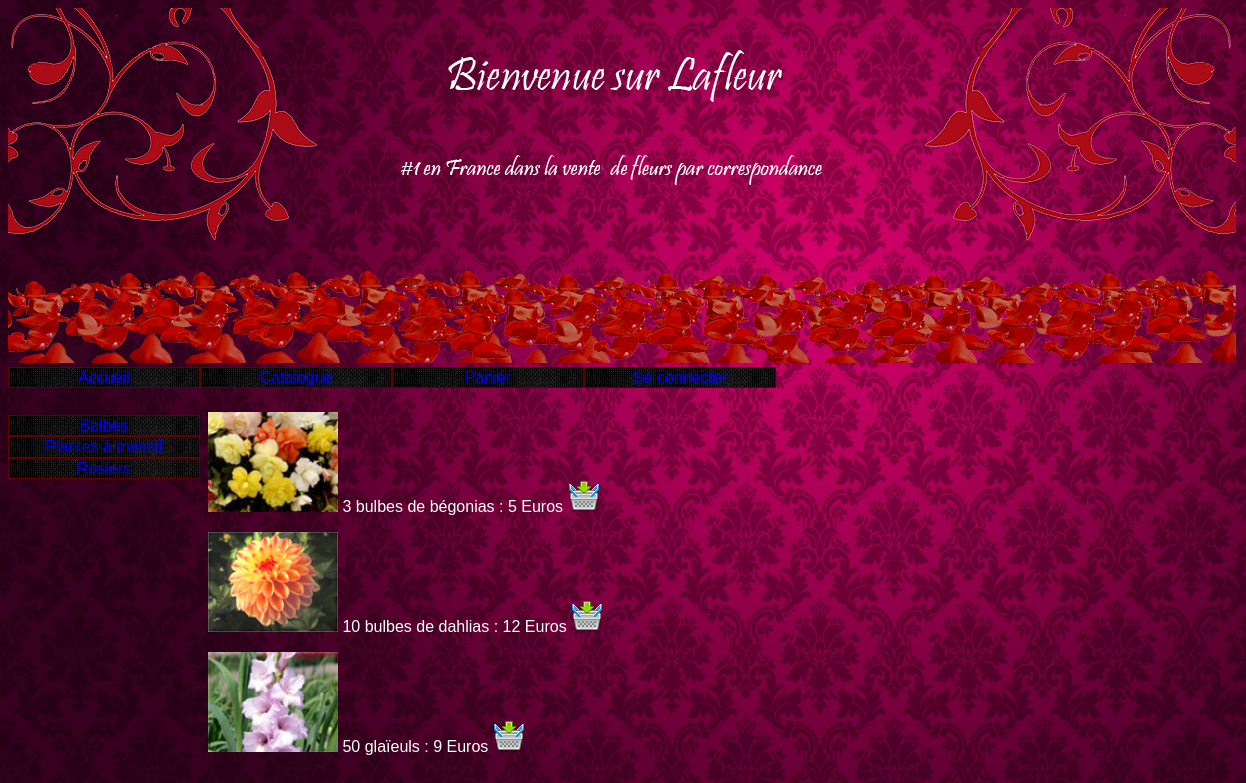
Page /index.php?uc=voirProduits&categorie=bul&action=voirProduits on the committed database.
### tables this page shows
CREATE TABLE IF NOT EXISTS `categorie` (
  `cat_code` char(3) NOT NULL,
  `cat_libelle` char(30) NOT NULL,
  PRIMARY KEY (`cat_code`)
);

CREATE TABLE IF NOT EXISTS `produits` (
  `pdt_ref` char(5) NOT NULL,
  `pdt_designation` char(50) NOT NULL,
  `pdt_prix` int(10) NOT NULL,
  `pdt_image` char(50) NOT NULL,
  `pdt_categorie` char(3) NOT NULL,
  `pdt_qtedispo` int(5) NOT NULL,
  PRIMARY KEY (`pdt_ref`),
  KEY `pdt_categorie` (`pdt_categorie`)
);

### vues/v_produits.php (the view, shortened to what this page needs)
<!DOCTYPE html>
<html lang="fr" class="no-js">
<div id="produits">
<?php
foreach( $lesProduits as $unProduit)
{
	$id = $unProduit['pdt_ref'];
	$description = $unProduit['pdt_designation'];
	$prix=$unProduit['pdt_prix'];
	$image = $unProduit['pdt_image'];
	?>
	<ul>
			<li><img src="<?php echo $image ?>" alt=image width="130" height="100"/></li>
			<li><?php echo $description ?></li>
			 <li><?php echo " : ".$prix." Euros" ?>
			<li><a href=index.php?uc=voirProduits&categorie=<?php echo $categorie ?>&produit=<?php echo $id ?>&action=ajouterAuPanier>
			 <img src="images/mettrepanier.png" TITLE="Ajouter au panier" /></li></a>
	</ul>
<?php
}
?>
</div>

### index.php (shortened to what this page needs)
<!DOCTYPE html>
<html lang="fr" class="no-js">
<?php
require_once("util/fonctions.inc.php");
require_once("util/class.pdoLafleur.inc.php");
include("vues/v_entete.php") ;
include("vues/v_bandeau.php") ;
if(!isset($_REQUEST['uc']))
     $uc = 'accueil';
else
     $uc = $_REQUEST['uc'];
$pdo = PdoLafleur::getPdoLafleur();
switch($uc)
{
	case 'voirProduits' :
		{include("controleurs/c_voirProduits.php");break;}
}
include("vues/v_pied.php") ;
?>

### util/fonctions.inc.php (shortened to what this page needs)
<!DOCTYPE html>
<html lang="fr" class="no-js">
<?php
class fonction{
static function isConnecteAdmin(){
    if(isset($_SESSION['admin'])){
        return $_SESSION['admin'];
    }
    else{
        return(FALSE);
    }
}
static function isConnecteClient(){
    if(isset($_SESSION['client'])){
        return $_SESSION['client'];
    }
    else{
        return(FALSE);
    }
}
}
?>

### util/class.pdoLafleur.inc.php (shortened to what this page needs)
<!DOCTYPE html>
<html lang="fr" class="no-js">
<?php
class PdoLafleur
{
      	private static $serveur='mysql:host=localhost';
      	private static $bdd='dbname=lafleurnew';
      	private static $user='root' ;
      	private static $mdp='' ;
        private static $monPdo;
        private static $monPdoLafleur = null;
	private function __construct()
	{
    		PdoLafleur::$monPdo = new PDO(PdoLafleur::$serveur.';'.PdoLafleur::$bdd, PdoLafleur::$user, PdoLafleur::$mdp);
			PdoLafleur::$monPdo->query("SET CHARACTER SET utf8");
	}
	public  static function getPdoLafleur()
	{
		if(PdoLafleur::$monPdoLafleur == null)
		{
			PdoLafleur::$monPdoLafleur= new PdoLafleur();
		}
		return PdoLafleur::$monPdoLafleur;
	}
	public function getLesCategories()
	{
		$req = "select * from categorie";
		$res = PdoLafleur::$monPdo->query($req);
		$lesLignes = $res->fetchAll();
		return $lesLignes;
	}
	public function getLesProduitsDeCategorie($idCategorie)
	{
	    $req="select * from produits where pdt_categorie = '$idCategorie'";
		$res = PdoLafleur::$monPdo->query($req);
		$lesLignes = $res->fetchAll();
		return $lesLignes;
	}
}
?>

### vues/v_entete.php (shortened to what this page needs)
<!DOCTYPE html>
<html lang="fr" class="no-js">
<head>
<link href="util/cssGeneral.css" rel="stylesheet" type="text/css">
</head>
<body>

### vues/v_bandeau.php (shortened to what this page needs)
<!DOCTYPE html>
<html lang="fr" class="no-js">
<div id="bandeau">
<img src="images/bandeau.png" alt="Lafleur" title="Lafleur"/>
</div>
<div id="menu">
         <li><a href="index.php?uc=accueil"> Accueil </a></li>
	 <li><a href="index.php?uc=voirProduits&action=voirCategories"> Catalogue </a></li>
	 <li><a href="index.php?uc=gererPanier&action=voirPanier"> Panier </a></li>
         <?php if(fonction::isConnecteAdmin()){?>
              <li><a href="index.php?uc=admin"> Admin </a></li>
              <li><a href="index.php?uc=connexion&action=deconnecter"> Deconnexion </a></li>
         <?php }elseif(fonction::isConnecteClient()){ ?>
              <li><a href="index.php?uc=clients"> Mon Compte </a></li>
              <li><a href="index.php?uc=connexion&action=deconnecter"> Deconnexion </a></li>
         <?php }else{ ?>
              <li><a href="index.php?uc=connexion"> Se connecter </a></li>
         <?php } ?>
</div>

### controleurs/c_voirProduits.php (shortened to what this page needs)
<!DOCTYPE html>
<html lang="fr" class="no-js">
<?php
$action = $_REQUEST['action'];
switch($action)
{
	case 'voirProduits' :
		$lesCategories = $pdo->getLesCategories();
		include("vues/v_categories.php");
  		$categorie = $_REQUEST['categorie'];
		$lesProduits = $pdo->getLesProduitsDeCategorie($categorie);
		include("vues/v_produits.php");
		break;
}
?>

### vues/v_categories.php (shortened to what this page needs)
<!DOCTYPE html>
<html lang="fr" class="no-js">
<div id="categories"><br>
<?php
foreach( $lesCategories as $uneCategorie)
{
	$idCategorie = $uneCategorie['cat_code'];
	$libCategorie = $uneCategorie['cat_libelle'];
	?>
	<li>
		<a href=index.php?uc=voirProduits&categorie=<?php echo $idCategorie ?>&action=voirProduits><?php echo $libCategorie ?></a>
	</li>
<?php
}
?>
</div>

### vues/v_pied.php (shortened to what this page needs)
<!DOCTYPE html>
<html lang="fr" class="no-js">
</body>
</html>

### util/cssGeneral.css (style rules this page uses)
html { font:normal 100%/1.2em "Trebuchet MS",Verdana,Helvetica,Arial,sans-serif; }
body { color:white; background-image:url('../images/wall1.jpg'); background-size: 100% 100%; background-attachment:fixed; }
#menu { height: 1.8em ; }
#categories { float:left; }
#produits { padding:0 150px; margin-left: 10px; }
#menu li { list-style-type: none; list-style-image:none; float: left ; text-align: center; width: 190px ; border: 1px solid #600 ; color: #fff ; background-image:url('../images/wall2.jpg'); }
#menu li a , #categories li a { text-decoration:none; }
#categories li { list-style-type: none; list-style-image:none; text-align: center; width: 190px ; border: 1px solid #600 ; color: white ; background-image:url('../images/wall2.jpg'); }
#produits li, #produits li a { list-style-type: none; list-style-image:none; display:inline; width:175px; text-align:center; height:205px; color: white ; font: 1em "Trebuchet MS",Arial,sans-serif ; }

### rows in the picture
categorie: cat_libelle "Bulbes"
categorie: cat_libelle "Plantes à massif"
categorie: cat_libelle "Rosiers"
produits: pdt_image (picture), pdt_designation "3 bulbes de bégonias", pdt_prix "5"
produits: pdt_image (picture), pdt_designation "10 bulbes de dahlias", pdt_prix "12"
produits: pdt_image (picture), pdt_designation "50 glaïeuls", pdt_prix "9"
